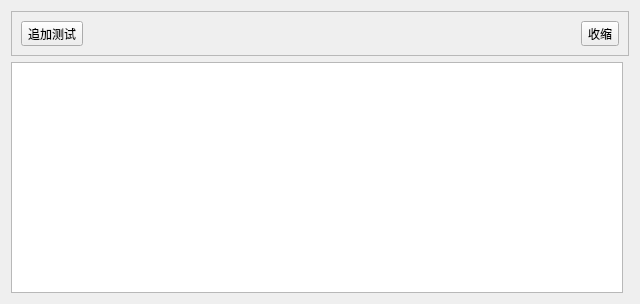
<?xml version="1.0" encoding="UTF-8"?>
<ui version="4.0">
 <class>OperateRecordWin</class>
 <widget class="QWidget" name="OperateRecordWin">
  <property name="geometry">
   <rect>
    <x>0</x>
    <y>0</y>
    <width>640</width>
    <height>304</height>
   </rect>
  </property>
  <property name="windowTitle">
   <string>Form</string>
  </property>
  <layout class="QGridLayout" name="gridLayout">
   <item row="0" column="0" colspan="2">
    <widget class="QFrame" name="frame">
     <property name="frameShape">
      <enum>QFrame::StyledPanel</enum>
     </property>
     <property name="frameShadow">
      <enum>QFrame::Raised</enum>
     </property>
     <layout class="QHBoxLayout" name="horizontalLayout">
      <item>
       <widget class="QToolButton" name="ShrinkTBtn_2">
        <property name="text">
         <string>追加测试</string>
        </property>
       </widget>
      </item>
      <item>
       <spacer name="horizontalSpacer">
        <property name="orientation">
         <enum>Qt::Horizontal</enum>
        </property>
        <property name="sizeHint" stdset="0">
         <size>
          <width>549</width>
          <height>20</height>
         </size>
        </property>
       </spacer>
      </item>
      <item>
       <widget class="QToolButton" name="ShrinkTBtn">
        <property name="text">
         <string>收缩</string>
        </property>
       </widget>
      </item>
     </layout>
    </widget>
   </item>
   <item row="1" column="0">
    <widget class="QTextEdit" name="textEdit"/>
   </item>
  </layout>
 </widget>
 <resources/>
 <connections/>
</ui>
